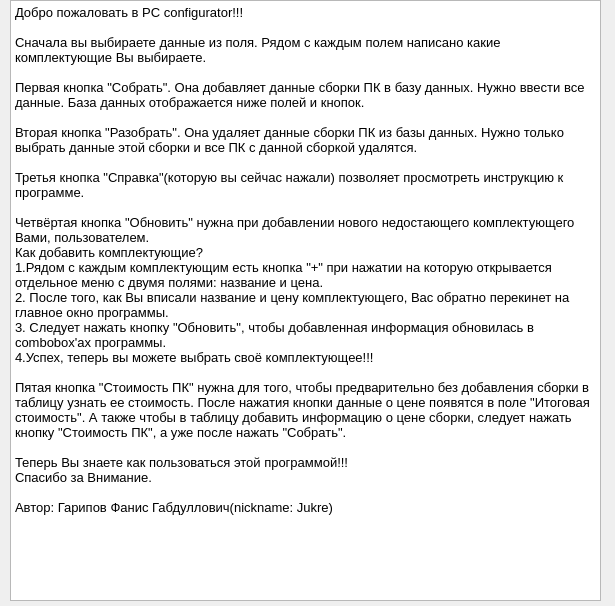
<?xml version="1.0" encoding="UTF-8"?>
<ui version="4.0">
 <class>Form</class>
 <widget class="QWidget" name="Form">
  <property name="geometry">
   <rect>
    <x>0</x>
    <y>0</y>
    <width>615</width>
    <height>606</height>
   </rect>
  </property>
  <property name="windowTitle">
   <string>Form</string>
  </property>
  <widget class="QTextBrowser" name="textBrowser">
   <property name="geometry">
    <rect>
     <x>10</x>
     <y>0</y>
     <width>591</width>
     <height>601</height>
    </rect>
   </property>
   <property name="html">
    <string>&lt;!DOCTYPE HTML PUBLIC &quot;-//W3C//DTD HTML 4.0//EN&quot; &quot;http://www.w3.org/TR/REC-html40/strict.dtd&quot;&gt;
&lt;html&gt;&lt;head&gt;&lt;meta name=&quot;qrichtext&quot; content=&quot;1&quot; /&gt;&lt;style type=&quot;text/css&quot;&gt;
p, li { white-space: pre-wrap; }
&lt;/style&gt;&lt;/head&gt;&lt;body style=&quot; font-family:'MS Shell Dlg 2'; font-size:8.25pt; font-weight:400; font-style:normal;&quot;&gt;
&lt;p style=&quot; margin-top:0px; margin-bottom:0px; margin-left:0px; margin-right:0px; -qt-block-indent:0; text-indent:0px;&quot;&gt;&lt;span style=&quot; font-size:10pt;&quot;&gt;Добро пожаловать в PC configurator!!!&lt;/span&gt;&lt;/p&gt;
&lt;p style=&quot;-qt-paragraph-type:empty; margin-top:0px; margin-bottom:0px; margin-left:0px; margin-right:0px; -qt-block-indent:0; text-indent:0px; font-size:10pt;&quot;&gt;&lt;br /&gt;&lt;/p&gt;
&lt;p style=&quot; margin-top:0px; margin-bottom:0px; margin-left:0px; margin-right:0px; -qt-block-indent:0; text-indent:0px;&quot;&gt;&lt;span style=&quot; font-size:10pt;&quot;&gt;Сначала вы выбираете данные из поля. Рядом с каждым полем написано какие комплектующие Вы выбираете.&lt;/span&gt;&lt;/p&gt;
&lt;p style=&quot;-qt-paragraph-type:empty; margin-top:0px; margin-bottom:0px; margin-left:0px; margin-right:0px; -qt-block-indent:0; text-indent:0px; font-size:10pt;&quot;&gt;&lt;br /&gt;&lt;/p&gt;
&lt;p style=&quot; margin-top:0px; margin-bottom:0px; margin-left:0px; margin-right:0px; -qt-block-indent:0; text-indent:0px;&quot;&gt;&lt;span style=&quot; font-size:10pt;&quot;&gt;Первая кнопка &amp;quot;Собрать&amp;quot;. Она добавляет данные сборки ПК в базу данных. Нужно ввести все данные. База данных отображается ниже полей и кнопок.&lt;/span&gt;&lt;/p&gt;
&lt;p style=&quot;-qt-paragraph-type:empty; margin-top:0px; margin-bottom:0px; margin-left:0px; margin-right:0px; -qt-block-indent:0; text-indent:0px; font-size:10pt;&quot;&gt;&lt;br /&gt;&lt;/p&gt;
&lt;p style=&quot; margin-top:0px; margin-bottom:0px; margin-left:0px; margin-right:0px; -qt-block-indent:0; text-indent:0px;&quot;&gt;&lt;span style=&quot; font-size:10pt;&quot;&gt;Вторая кнопка &amp;quot;Разобрать&amp;quot;. Она удаляет данные сборки ПК из базы данных. Нужно только выбрать данные этой сборки и все ПК с данной сборкой удалятся.&lt;/span&gt;&lt;/p&gt;
&lt;p style=&quot;-qt-paragraph-type:empty; margin-top:0px; margin-bottom:0px; margin-left:0px; margin-right:0px; -qt-block-indent:0; text-indent:0px; font-size:10pt;&quot;&gt;&lt;br /&gt;&lt;/p&gt;
&lt;p style=&quot; margin-top:0px; margin-bottom:0px; margin-left:0px; margin-right:0px; -qt-block-indent:0; text-indent:0px;&quot;&gt;&lt;span style=&quot; font-size:10pt;&quot;&gt;Третья кнопка &amp;quot;Справка&amp;quot;(которую вы сейчас нажали) позволяет просмотреть инструкцию к программе.&lt;/span&gt;&lt;/p&gt;
&lt;p style=&quot;-qt-paragraph-type:empty; margin-top:0px; margin-bottom:0px; margin-left:0px; margin-right:0px; -qt-block-indent:0; text-indent:0px; font-size:10pt;&quot;&gt;&lt;br /&gt;&lt;/p&gt;
&lt;p style=&quot; margin-top:0px; margin-bottom:0px; margin-left:0px; margin-right:0px; -qt-block-indent:0; text-indent:0px;&quot;&gt;&lt;span style=&quot; font-size:10pt;&quot;&gt;Четвёртая кнопка &amp;quot;Обновить&amp;quot; нужна при добавлении нового недостающего комплектующего Вами, пользователем.&lt;/span&gt;&lt;/p&gt;
&lt;p style=&quot; margin-top:0px; margin-bottom:0px; margin-left:0px; margin-right:0px; -qt-block-indent:0; text-indent:0px;&quot;&gt;&lt;span style=&quot; font-size:10pt;&quot;&gt;Как добавить комплектующие?&lt;/span&gt;&lt;/p&gt;
&lt;p style=&quot; margin-top:0px; margin-bottom:0px; margin-left:0px; margin-right:0px; -qt-block-indent:0; text-indent:0px;&quot;&gt;&lt;span style=&quot; font-size:10pt;&quot;&gt;1.Рядом с каждым комплектующим есть кнопка &amp;quot;+&amp;quot; при нажатии на которую открывается отдельное меню с двумя полями: название и цена.&lt;/span&gt;&lt;/p&gt;
&lt;p style=&quot; margin-top:0px; margin-bottom:0px; margin-left:0px; margin-right:0px; -qt-block-indent:0; text-indent:0px;&quot;&gt;&lt;span style=&quot; font-size:10pt;&quot;&gt;2. После того, как Вы вписали название и цену комплектующего, Вас обратно перекинет на главное окно программы.&lt;/span&gt;&lt;/p&gt;
&lt;p style=&quot; margin-top:0px; margin-bottom:0px; margin-left:0px; margin-right:0px; -qt-block-indent:0; text-indent:0px;&quot;&gt;&lt;span style=&quot; font-size:10pt;&quot;&gt;3. Следует нажать кнопку &amp;quot;Обновить&amp;quot;, чтобы добавленная информация обновилась в combobox'ах программы.&lt;/span&gt;&lt;/p&gt;
&lt;p style=&quot; margin-top:0px; margin-bottom:0px; margin-left:0px; margin-right:0px; -qt-block-indent:0; text-indent:0px;&quot;&gt;&lt;span style=&quot; font-size:10pt;&quot;&gt;4.Успех, теперь вы можете выбрать своё комплектующее!!!&lt;/span&gt;&lt;/p&gt;
&lt;p style=&quot;-qt-paragraph-type:empty; margin-top:0px; margin-bottom:0px; margin-left:0px; margin-right:0px; -qt-block-indent:0; text-indent:0px; font-size:10pt;&quot;&gt;&lt;br /&gt;&lt;/p&gt;
&lt;p style=&quot; margin-top:0px; margin-bottom:0px; margin-left:0px; margin-right:0px; -qt-block-indent:0; text-indent:0px;&quot;&gt;&lt;span style=&quot; font-size:10pt;&quot;&gt;Пятая кнопка &amp;quot;Стоимость ПК&amp;quot; нужна для того, чтобы предварительно без добавления сборки в таблицу узнать ее стоимость. После нажатия кнопки данные о цене появятся в поле &amp;quot;Итоговая стоимость&amp;quot;. А также чтобы в таблицу добавить информацию о цене сборки, следует нажать кнопку &amp;quot;Стоимость ПК&amp;quot;, а уже после нажать &amp;quot;Собрать&amp;quot;.&lt;/span&gt;&lt;/p&gt;
&lt;p style=&quot;-qt-paragraph-type:empty; margin-top:0px; margin-bottom:0px; margin-left:0px; margin-right:0px; -qt-block-indent:0; text-indent:0px; font-size:10pt;&quot;&gt;&lt;br /&gt;&lt;/p&gt;
&lt;p style=&quot; margin-top:0px; margin-bottom:0px; margin-left:0px; margin-right:0px; -qt-block-indent:0; text-indent:0px;&quot;&gt;&lt;span style=&quot; font-size:10pt;&quot;&gt;Теперь Вы знаете как пользоваться этой программой!!!&lt;/span&gt;&lt;/p&gt;
&lt;p style=&quot; margin-top:0px; margin-bottom:0px; margin-left:0px; margin-right:0px; -qt-block-indent:0; text-indent:0px;&quot;&gt;&lt;span style=&quot; font-size:10pt;&quot;&gt;Спасибо за Внимание.&lt;/span&gt;&lt;/p&gt;
&lt;p style=&quot;-qt-paragraph-type:empty; margin-top:0px; margin-bottom:0px; margin-left:0px; margin-right:0px; -qt-block-indent:0; text-indent:0px; font-size:10pt;&quot;&gt;&lt;br /&gt;&lt;/p&gt;
&lt;p style=&quot; margin-top:0px; margin-bottom:0px; margin-left:0px; margin-right:0px; -qt-block-indent:0; text-indent:0px;&quot;&gt;&lt;span style=&quot; font-size:10pt;&quot;&gt;Автор: Гарипов Фанис Габдуллович(nickname: Jukre)&lt;/span&gt;&lt;/p&gt;&lt;/body&gt;&lt;/html&gt;</string>
   </property>
  </widget>
 </widget>
 <resources/>
 <connections/>
</ui>
